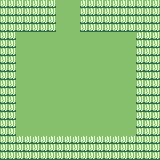

This game map was drawn from its Tiled (.tmx) file and the tilesets committed beside it. A one-line description and the full map source follow:
An orthogonal 20x20 tile map with 8x8 px tiles, 1 tile layer (Tile Layer 1).

<map version="1.2" tiledversion="1.3.2" orientation="orthogonal" renderorder="right-down" compressionlevel="-1" width="20" height="20" tilewidth="8" tileheight="8" infinite="0" nextlayerid="2" nextobjectid="1">
 <tileset firstgid="1" source="re-pear_tiled.tsx" />
 <layer id="1" name="Tile Layer 1" width="20" height="20">
  <data encoding="csv">
23,23,23,23,23,23,23,2,2,2,23,23,23,23,23,23,23,23,23,23,
23,23,23,23,23,23,23,2,2,2,23,23,23,23,23,23,23,23,23,23,
23,23,23,23,23,23,23,2,2,2,23,23,23,23,23,23,23,23,23,23,
23,23,23,23,23,23,23,2,2,2,23,23,23,23,23,23,23,23,23,23,
23,23,2,2,2,2,2,2,2,2,2,2,2,2,2,2,2,23,23,23,
23,23,2,2,2,2,2,2,2,2,2,2,2,2,2,2,2,23,23,23,
23,23,2,2,2,2,2,2,2,2,2,2,2,2,2,2,2,23,23,23,
23,23,2,2,2,2,2,2,2,2,2,2,2,2,2,2,2,23,23,23,
23,23,2,2,2,2,2,2,2,2,2,2,2,2,2,2,2,23,23,23,
23,23,2,2,2,2,2,2,2,2,2,2,2,2,2,2,2,23,23,23,
23,23,2,2,2,2,2,2,2,2,2,2,2,2,2,2,2,23,23,23,
23,23,2,2,2,2,2,2,2,2,2,2,2,2,2,2,2,23,23,23,
23,23,2,2,2,2,2,2,2,2,2,2,2,2,2,2,2,23,23,23,
23,23,2,2,2,2,2,2,2,2,2,2,2,2,2,2,2,23,23,23,
23,23,2,2,2,2,2,2,2,2,2,2,2,2,2,2,2,23,23,23,
23,23,2,2,2,2,2,2,2,2,2,2,2,2,2,2,2,23,23,23,
23,23,2,2,2,2,2,2,2,2,2,2,2,2,2,2,2,23,23,23,
23,23,23,23,23,23,23,23,23,23,23,23,23,23,23,23,23,23,23,23,
23,23,23,23,23,23,23,23,23,23,23,23,23,23,23,23,23,23,23,23,
23,23,23,23,23,23,23,23,23,23,23,23,23,23,23,23,23,23,23,23
</data>
 </layer>
</map>
